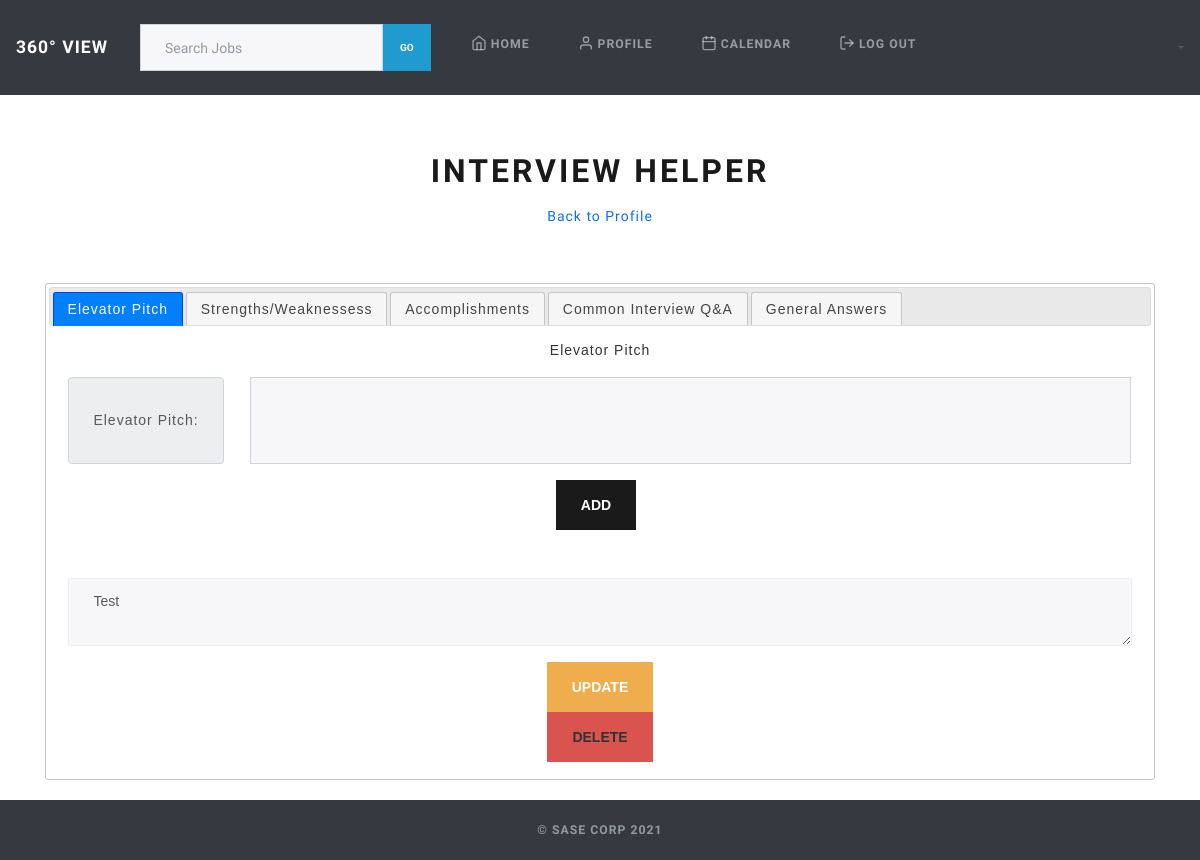
The page /job/interview_helper/3 (signed in) on the database as committed earlier.
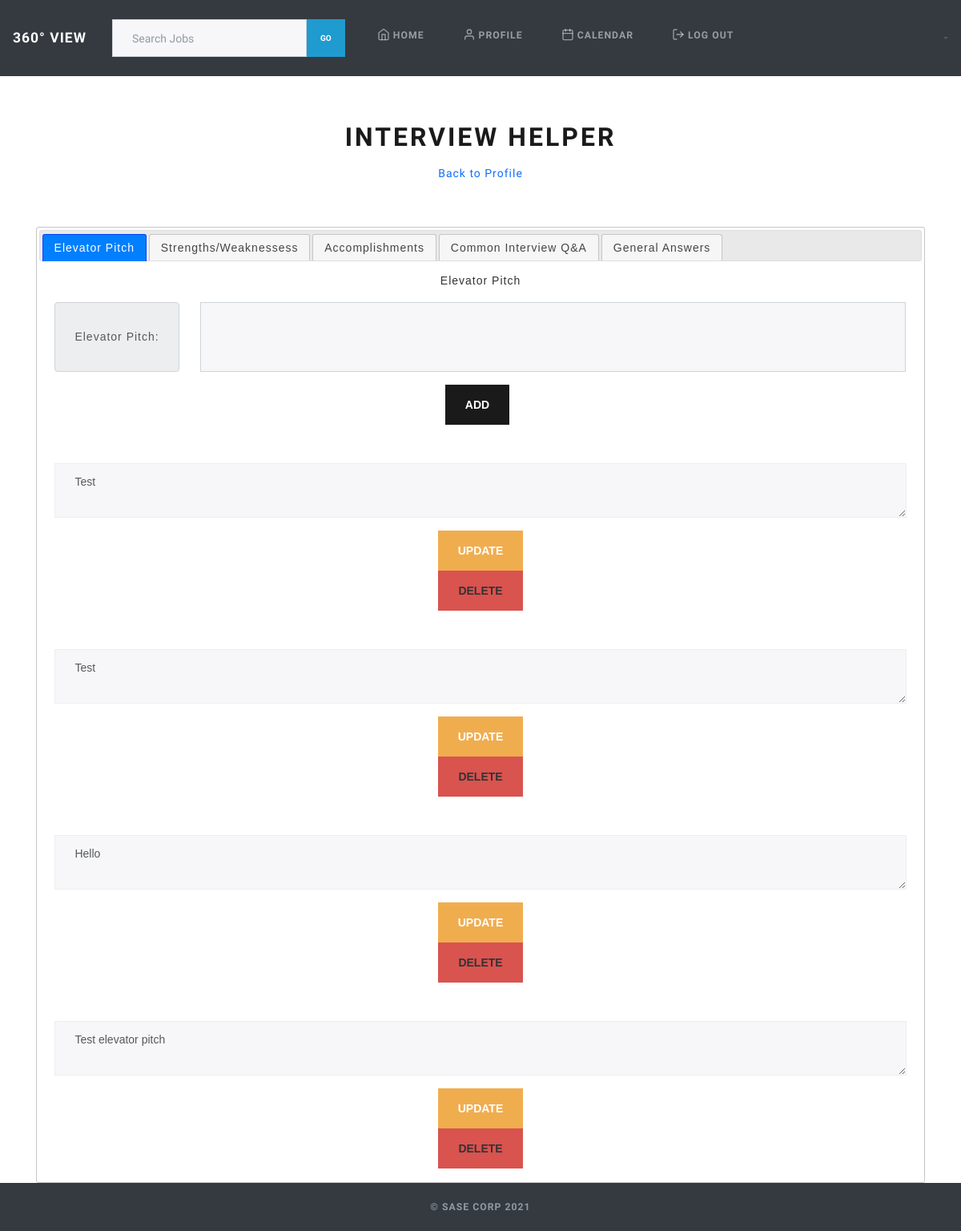
The same page on the database as committed later.
### jobSearch_app/models.py (models this page shows)
class ElevatorPitch(models.Model):
    creator = models.ForeignKey(User, on_delete=models.CASCADE)
    elevator_pitch = models.TextField()
    created_at = models.DateField(auto_now=True)
    updated_at = models.DateField(auto_now_add=True)

### jobSearch_app/views.py (the view)
# urls.py: path('interview_helper/<int:user_id>', views.interview_helper),
def interview_helper(request, user_id):
    if 'userid' in request.session:
        user = User.objects.get(id=user_id)
        context = {
            "user": User.objects.get(id=user_id),
            'elevator_pitch': ElevatorPitch.objects.filter(creator = user),
            'str_weak': Strength_Weakness.objects.filter(creator = user),
            'accomplishments': Accomplishments.objects.filter(creator = user),
            'common_qa': CommonQA.objects.filter(creator = user),
            'general': General.objects.filter(creator = user)
        }
        return render(request, 'interview-helper.html', context)
    else:
        return redirect('/')

### jobSearch_app/templates/interview-helper.html (shortened to what this page needs)
<!DOCTYPE html>
<html lang="en">
<head>
    <link rel="stylesheet" href="https://cdn.jsdelivr.net/npm/bootstrap@5.0.1/dist/css/bootstrap.min.css">
    <link rel="stylesheet" href="https://cdn.jsdelivr.net/npm/bootswatch@4.5.2/dist/lux/bootstrap.min.css">
    <link rel="stylesheet" href="https://cdn.jsdelivr.net/npm/bootstrap-icons@1.3.0/font/bootstrap-icons.css">
    <link rel="stylesheet" href="//code.jquery.com/ui/1.12.1/themes/base/jquery-ui.css">
    {% load static %}
    <link rel="stylesheet" href="{% static 'css/styles.css' %}">
</head>
<header class="mb-5">
    {% include "top-nav.html" %}
</header>
<body class="text-center d-flex flex-column min-vh-100" style="padding-top: 3.5rem;">
    <div class="container">
        <main role="main" class="inner cover">
            <div class="row justify-content-lg-between mt-5">
                <div class="col-12">
                    <h1>INTERVIEW HELPER</h1>
                </div>
                <a class="nav-link" href="/job/profile/{{user.id}}">Back to Profile</a>
                <div class="col-12 mt-5">
                    <div id="tabs">
                        <ul>
                            <li><a href="#tabs-1">Elevator Pitch</a></li>
                            <li><a href="#tabs-2">Strengths/Weaknessess</a></li>
                            <li><a href="#tabs-3">Accomplishments</a></li>
                            <li><a href="#tabs-4">Common Interview Q&A</a></li>
                            <li><a href="#tabs-5">General Answers</a></li>
                        </ul>
                        <div id="tabs-1">
                            <p>Elevator Pitch</p>
                            <form id="elevatorPitch_form" action="/job/interview_helper/{{user.id}}/elevator_pitch" method="POST" autocomplete="off">
                                <div class="form-group row">
                                    <div class="input-group-prepend col-2">
                                        <span class="input-group-text">Elevator Pitch: </span>
                                    </div>
                                    <div class="col-10">
                                        <input type="text" id="elevator-pitch" name="elevator-pitch" class="form-control form-control-lg">
                                    </div>
                                </div>
                                <button class="btn btn-primary mr-2" type="submit">Add</button>
                            </form>
                            {% for pitch in elevator_pitch %}
                                <form id="elevatorPitch_editForm" action="/job/interview_helper/{{user.id}}/elevator_pitch/update/{{ pitch.id }}" method="POST" autocomplete="off">
                                    <div class="form-group">
                                        <textarea class="form-control border mt-5" name="elevator_pitch_edit" id="elevator_pitch_edit">{{ pitch.elevator_pitch }}</textarea>
                                    </div>
                                    <button class="btn btn-warning" type="submit">Update</button>
                                </form>
                                <button class="btn btn-danger" type="submit"><a href="/job/interview_helper/{{user.id}}/elevator_pitch/delete/{{ pitch.id }}">Delete</a></button>
                            {% endfor %}
                        </div>
                    </div>
                </div>
            </div>
        </main>
    </div>
    {% include "footer.html" %}
</body>
</html>

Rows that differ between the two databases and show on the page:
added ElevatorPitch: elevator_pitch_edit "Test"
added ElevatorPitch: elevator_pitch_edit "Hello"
added ElevatorPitch: elevator_pitch_edit "Test elevator pitch"
